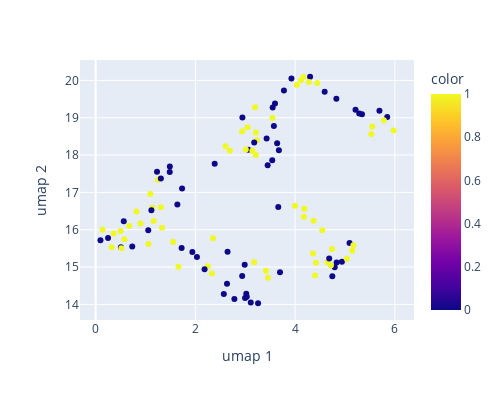

The notebook cell this image was saved under:
### Code cell
# dimensionality reduction and visualization using UMAP

um = umap.UMAP()
embedded_data_2d = um.fit_transform(embedded_data['embedding'].tolist())

color_map = {
    '0' : 'purple',
    '1' : 'yellow'
}

fig = px.scatter(x = embedded_data_2d[:, 0], y = embedded_data_2d[:, 1], color = labels['Response'], color_discrete_map = color_map, width = 500, height = 400)
fig.update_layout(xaxis_title = 'umap 1', yaxis_title = 'umap 2')

fig.show()
